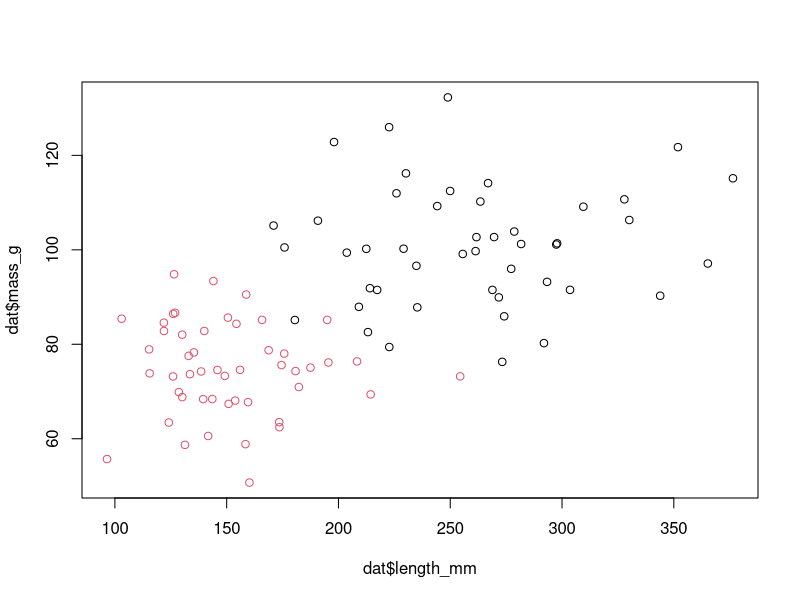
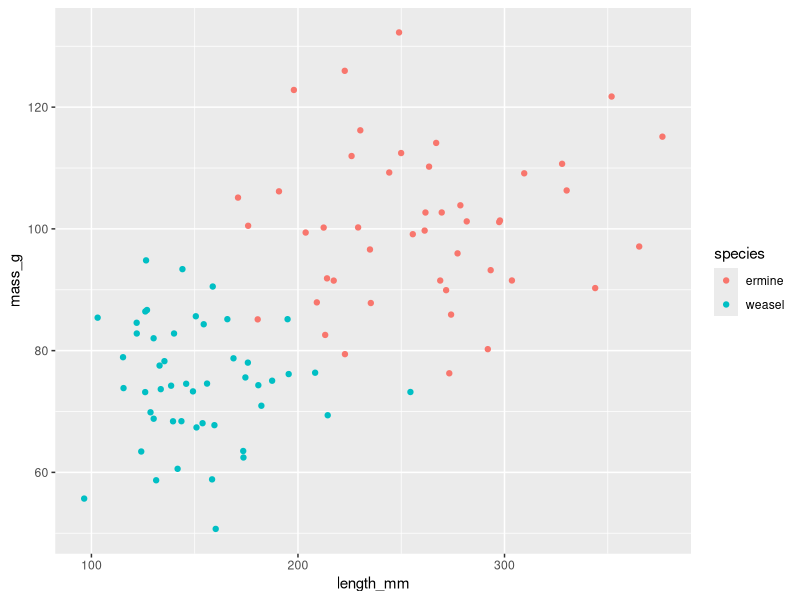
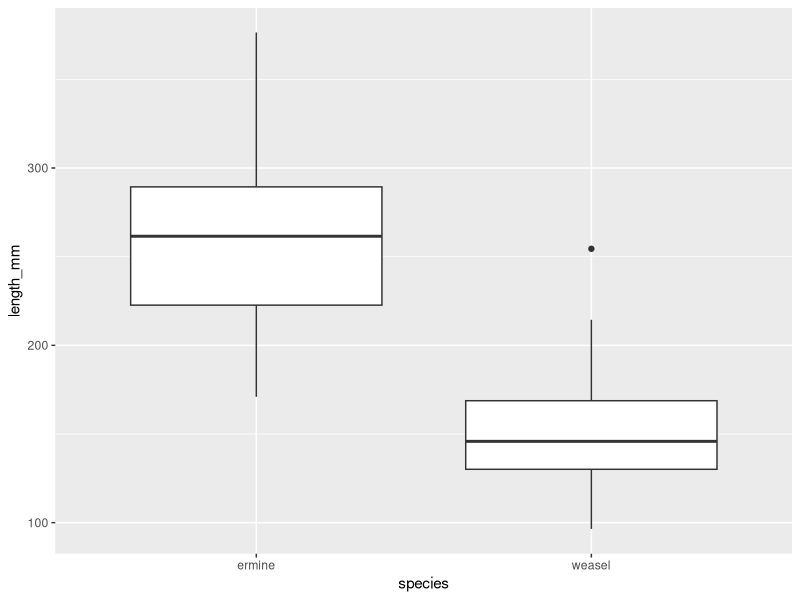
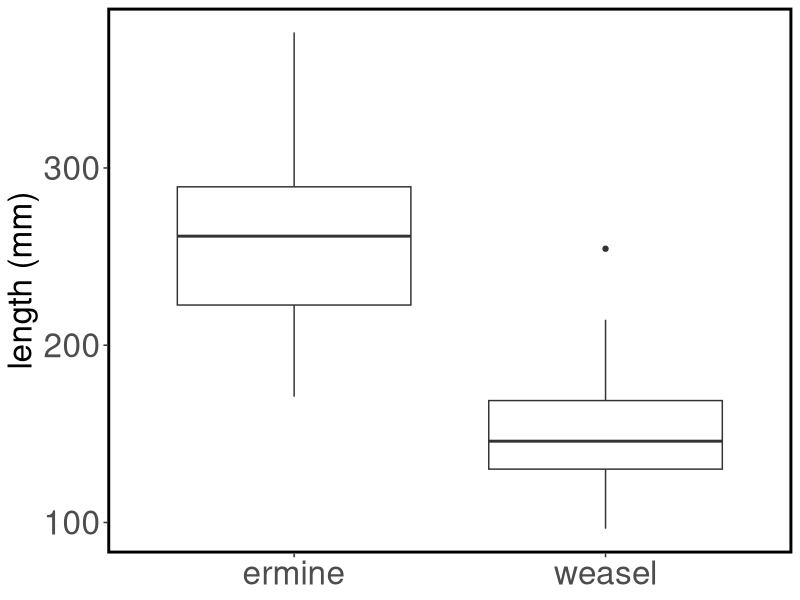
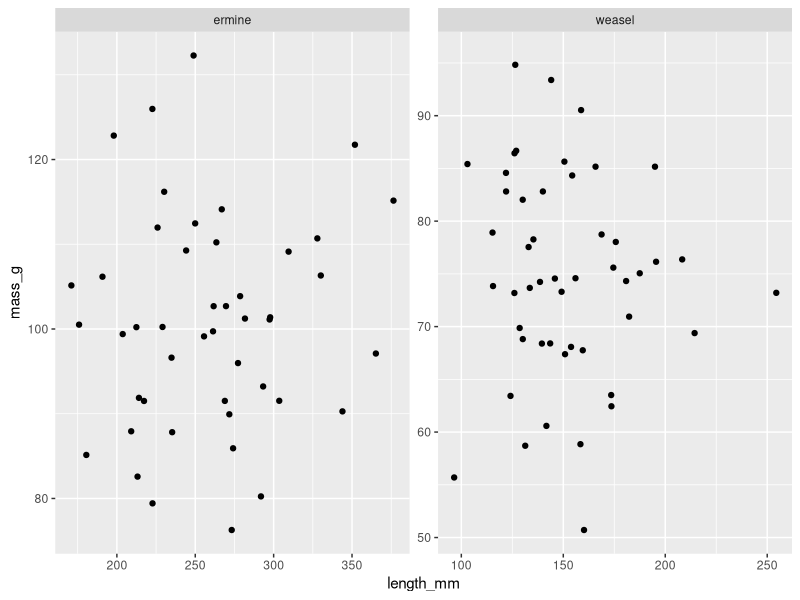

The R script that drew these images, in order:
### Intro to R ###

# Demonstration of basic data management and plotting functions

library(tidyverse)
library(here)

## Tips:
# ??function name: calls documentation

# large data files or many data files to upload/download?: read and write to Google Drive using googledrive package

# install new libraries: install.packages("nameofpackage")

# StackExchange is a tremendous resource

# Possibility for ChatGPT to help with writing coe

### Read in data ###
dat <- read.csv(here("data", "Lab1data.csv"), header = TRUE)

# head(dat) or tail(dat): view first or last 5 rows
# View(dat): display data

### Explore the data structure ###
# unique values of categorical columns
unique(dat$species)

# Quantitative summary of continuous variables
summary(dat)

# Quick plot
plot(dat$length_mm, dat$mass_g, col = factor(dat$species))

### Data management ###

## Using tidyverse functions ##
## Drop a column
dat_nomass <- dat %>% select(-mass_g)

## Filter rows
weasels <- dat %>% filter(species == "weasel")

## Pivot from wide to long format
dat_long <- dat %>% pivot_longer(c(length_mm, mass_g), names_to = "type", values_to = "value")

## Make a new column
dat <- dat %>% mutate(BMI = mass_g/length_mm^2)

## Summary table 
dat_sum <- dat %>% group_by(species) %>%
                   mutate(n = n()) %>%
                   summarize(across(length_mm:BMI, list(mean = mean, stdev = sd), na.rm = TRUE))
  
### Plotting ###
## Using ggplot ##

## Scatterplot
ggplot(dat, aes(x = length_mm, y = mass_g)) +
  geom_point(aes(color = species))

## Boxplot
ggplot(dat, aes(x = species, y = length_mm)) +
  geom_boxplot()

# Make this pretty
ggplot(dat, aes(x = species, y = length_mm)) +
  geom_boxplot() +
  ylab("length (mm)") +
  theme_bw() +
  theme(panel.grid = element_blank(),
        panel.border = element_rect(color = "black", linewidth = 2),
        axis.text = element_text(size = 24),
        axis.title.x = element_blank(),
        axis.title.y = element_text(size = 24),
        strip.background = element_blank(),
        strip.text = element_text(size = 24))
        
## Facetted plotting
LM.pl <- dat %>% ggplot(aes(x = length_mm, y = mass_g)) +
                    geom_point() +
                    facet_wrap(~species, scales = "free")
  
# Save plot
ggsave(LM.pl, path = "plots", file = "length_mass.pdf", width = 20, height = 10, units = "in")
